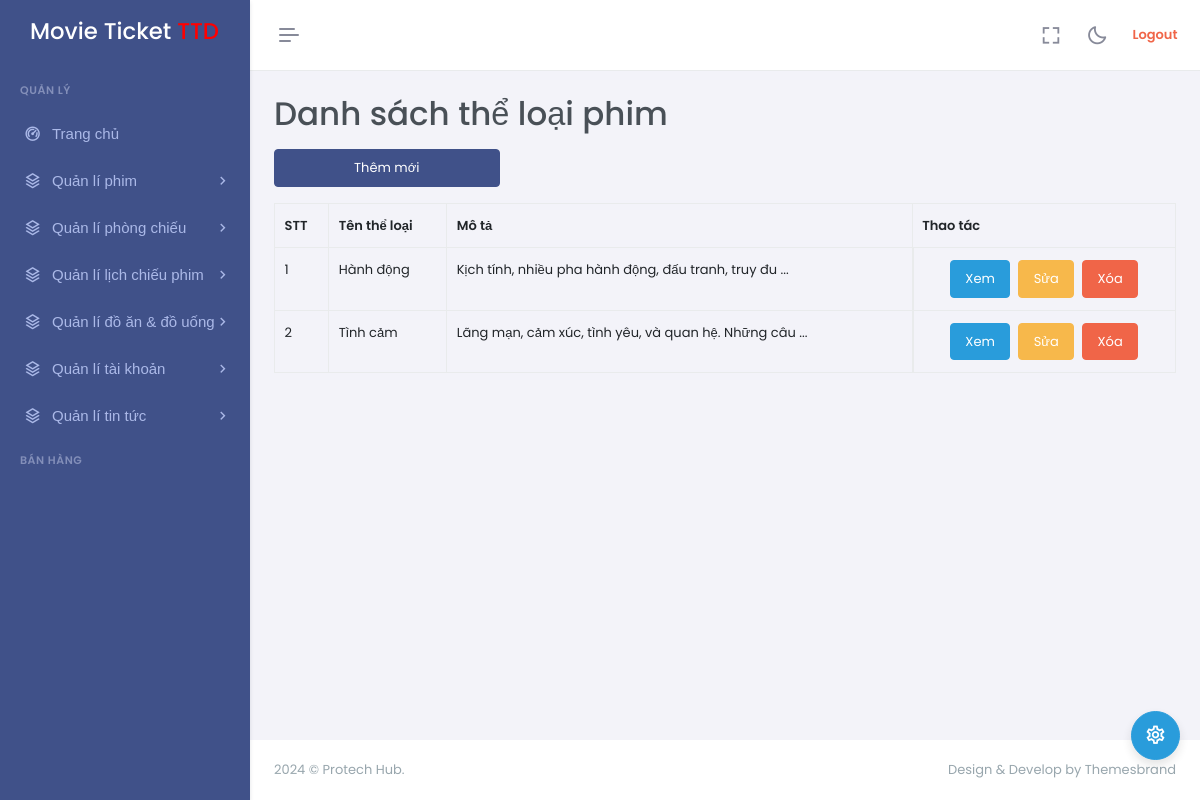
Before: /?mode=admin&action=genres-list (signed in) with the older database file.
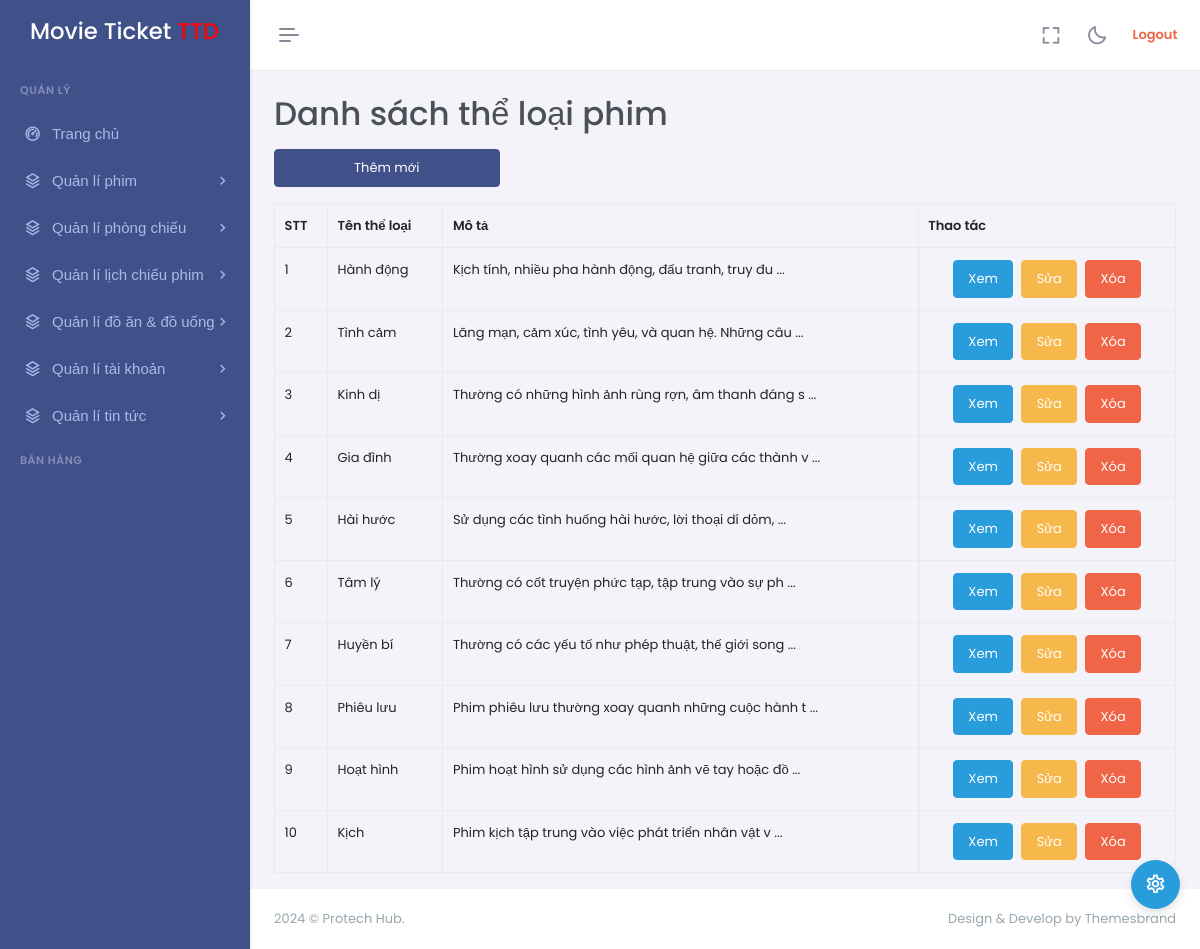
After: the same page with the newer database file.
### tables this page shows
CREATE TABLE `genres` (
  `id` int NOT NULL,
  `name` varchar(50) NOT NULL,
  `description` varchar(255) NOT NULL
);

### controllers/admin/GenreController.php (called while the page is built, shortened)
<?php
class GenreController
{
    private $genre;
    public function __construct()
    {
        $this->genre = new Genre();
    }
    public function list()
    {
        $data = $this->genre->select('*');
        require_once PATH_VIEW_ADMIN_MAIN;
    }
}

### models/BaseModel.php (called while the page is built, shortened)
<?php
class BaseModel
{
    protected $table;
    protected $pdo;
    public function __construct()
    {
        $dsn = sprintf('mysql:host=%s;port=%s;dbname=%s;charset=utf8', DB_HOST, DB_PORT, DB_NAME);
        try {
            $this->pdo = new PDO($dsn, DB_USERNAME, DB_PASSWORD, DB_OBTIONS);
        } catch (PDOException $e) {
            die("Kết nối cơ sở dữ liệu thất bại: {$e->getMessage()}. Vui lòng thử lại sau.");
        }
    }
    public function select($columns = '*', $conditions = null, $params = [])
    {
        $sql = "SELECT $columns FROM {$this->table}";
        $stmt = $this->pdo->prepare($sql);
        $stmt->execute($params);
        return $stmt->fetchAll();
    }
}

### views/admin/genres/list.php (the view, shortened to what this page needs)
<a href="<?= BASE_URL_ADMIN . '&action=genres-create' ?>" class="w-25 btn btn-primary mb-3">Thêm mới</a>
<table class="table table-bordered">
    <thead>
        <tr>
            <th>STT</th>
            <th>Tên thể loại</th>
            <th>Mô tả</th>
            <th>Thao tác</th>
        </tr>
    </thead>
    <tbody>
        <?php $stt = 1;
        foreach ($data as $genre): ?>
            <tr>
                <td><?= $stt++; ?></td>
                <td><?= $genre['name'] ?></td>
                <td><?php
                    $maxLength = 50;
                    $shortenData = mb_substr($genre['description'], 0, $maxLength, 'UTF-8');
                    echo $shortenData . ' ...';
                    ?></td>
                <td class="d-flex justify-content-center">
                    <a href="<?= BASE_URL_ADMIN . '&action=genres-show&id=' . $genre['id'] ?>"
                        class="btn btn-info">Xem</a>
                    <a href="<?= BASE_URL_ADMIN . '&action=genres-updatePage&id=' . $genre['id'] ?>"
                        class="btn btn-warning mx-2">Sửa</a>
                    <a href="<?= BASE_URL_ADMIN . '&action=genres-delete&id=' . $genre['id'] ?>"
                        onclick="return confirm('Bạn có chắc muốn xóa?')"
                        class="btn btn-danger">Xóa</a>
                </td>
            </tr>
        <?php endforeach; ?>
    </tbody>
</table>

Changed rows visible on the page:
added genres: name "Kinh dị", description "Thường có những hình ảnh rùng rợn, âm thanh đáng s"
added genres: name "Gia đình", description "Thường xoay quanh các mối quan hệ giữa các thành v"
added genres: name "Hài hước", description "Sử dụng các tình huống hài hước, lời thoại dí dỏm,"
added genres: name "Tâm lý", description "Thường có cốt truyện phức tạp, tập trung vào sự ph"
added genres: name "Huyền bí", description "Thường có các yếu tố như phép thuật, thế giới song"
added genres: name "Phiêu lưu", description "Phim phiêu lưu thường xoay quanh những cuộc hành t"
added genres: name "Hoạt hình", description "Phim hoạt hình sử dụng các hình ảnh vẽ tay hoặc đồ"
added genres: name "Kịch", description "Phim kịch tập trung vào việc phát triển nhân vật v"
